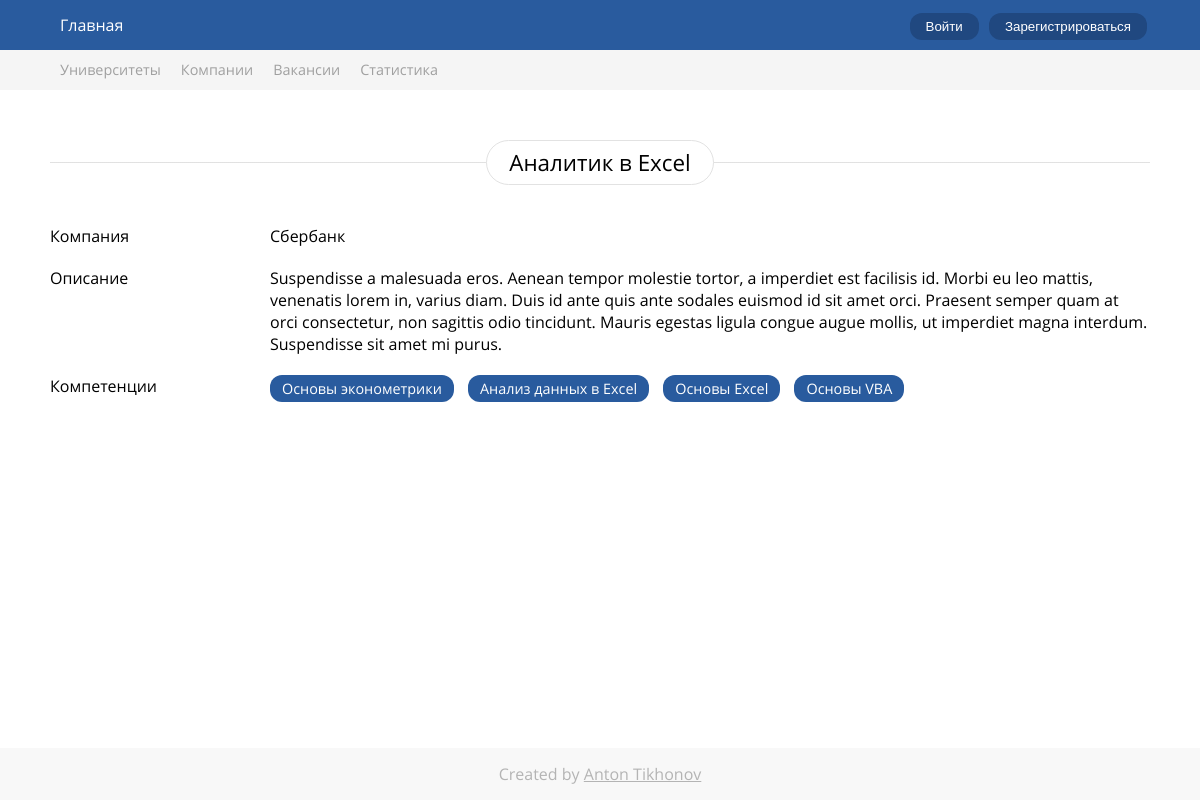
The app's page /vacancy/6/ with its own data.
### main/models.py (models this page shows, shortened)
class Vacancy(models.Model):
    company = models.ForeignKey(Company, on_delete=models.CASCADE)
    title = models.CharField(max_length=40)
    description = models.TextField(null=True)
    competencies = models.ManyToManyField(Competency, null=True, default=None)
    subject_area = models.ForeignKey(SubjectAreaVacancies, on_delete=models.CASCADE, null=True, default=None)

class Company(models.Model):
    user = models.ForeignKey(User, on_delete=models.CASCADE)
    name = models.CharField(max_length=80)
    foundation_year = models.IntegerField(null=True, default=0)
    description = models.TextField(null=True, default=None)
    verified = models.BooleanField(default=False)

class Competency(models.Model):
    title = models.CharField(max_length=150)
    subject_area = models.ForeignKey(SubjectArea, on_delete=models.CASCADE)
    def __str__(self):
        return '%s' % (self.title)

### main/views.py (the view)
# urls.py: path('vacancy/<int:pk>/', views.display_vacancy, name='display_vacancy'),
def display_vacancy(request, pk):
    vacancy = Vacancy.objects.get(pk=pk)
    return render(
        request,
        'main/display_vacancy.html',
        {
            'company': vacancy.company,
            'title': vacancy.title,
            'description': vacancy.description,
            'competencies': vacancy.competencies.all()
        }
    )

### main/templates/main/display_vacancy.html
{% extends 'base.html' %}
{% block css %}
{% load static %}
<link rel="stylesheet" href="{% static 'css/pages.css' %}" />
{% endblock %}
{% block additionals %}
{% load static %}
{% endblock %}
{% block main %}
<div class="page-displayvacancy">
  <div class="page-mainheader">
    <h1>{{ title }}</h1>
  </div>
  <div class="infoline clearfix">
    <div class="infoline-title">
      Компания
    </div>
    <div class="infoline-data">
      {{ company.name }}
    </div>
  </div>
  <div class="infoline clearfix">
    <div class="infoline-title">
      Описание
    </div>
    <div class="infoline-data">
      {{ description }}
    </div>
  </div>
  <div class="infoline clearfix">
    <div class="infoline-title">
      Компетенции
    </div>
    <div class="infoline-data">
      {% for competency in competencies %}
      <span class="competency-pill">{{ competency }}</span>
      {% endfor %}
    </div>
  </div>
</div>
{% endblock %}

### main/static/css/style.css (style rules this page uses)
:root { --main-bg-color: #295b9e; --main-bg-color-hover: #3574c7; }
* { margin: 0; padding: 0; }
body, html { width: 100%; height: 100%; }
body { font-family: Open Sans; }
.clearfix::after { display: block; clear: both; content: ''; }
.competency-pill { position: relative; display: inline-block; margin-right: 10px; margin-bottom: 10px; padding: 4px 12px; padding-right: 26px; background: var(--main-bg-color); color: white; font-size: .9em; border-radius: 12px; opacity: 0; visibility: hidden; transition: .2s ease-out; }
.page-mainheader { background: linear-gradient(to top, white 0%, white 49%, rgb(190, 190, 190) calc(49% + 1px), white calc(49% + 1px)); text-align: center; }
.page-mainheader h1 { display: inline-block; padding: 6px 22px; background: white; font-size: 1.4em; font-weight: normal; border: 1px solid #e2e2e2; border-radius: 24px; }

### main/static/css/pages.css (style rules this page uses)
.page-displayvacancy { width: 1100px; margin: 0 auto; }
.page-displayvacancy .page-mainheader { margin: 50px 0 40px 0; }
.page-displayvacancy .infoline { margin: 20px 0; }
.page-displayvacancy .infoline .infoline-title { float: left; width: 20%; }
.page-displayvacancy .infoline .infoline-data { float: left; width: 80%; }
.page-displayvacancy .competency-pill { opacity: 1; visibility: visible; padding-right: 12px; }

### records on screen
Vacancy: title "Аналитик в Excel", description "Suspendisse a malesuada eros. Aenean tempor molestie tortor, a imperdiet est facilisis id. Morbi eu leo mattis, venenatis lorem in, varius diam. Duis id ante quis ante sodales euismod id sit amet orci. Praesent semper quam at orci consectetur, non sagittis odio tincidunt. Mauris egestas ligula congue augue mollis, ut imperdiet magna interdum. Suspendisse sit amet mi purus."
Company: name "Сбербанк"
Competency: title "Основы эконометрики"
Competency: title "Анализ данных в Excel"
Competency: title "Основы Excel"
Competency: title "Основы VBA"
